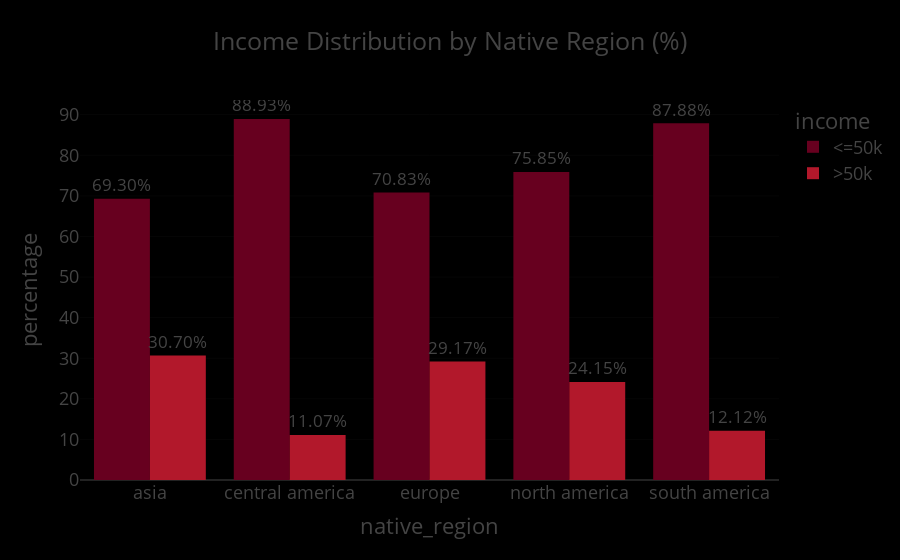

Source (notebook cell):
### Code cell
import plotly.express as px

# Plot the bar chart
fig = px.bar(
    adult_df_income_native_region,
    x='native_region',
    y='percentage',
    color='income',
    title='Income Distribution by Native Region (%)',
    barmode='group',
    height=500,
    color_discrete_sequence=px.colors.sequential.RdBu,
    text='percentage'
)

# Format the text on bars
fig.update_traces(texttemplate='%{text:.2f}%',)

fig.update_traces(textposition='outside')
fig.update_layout(template='presentation', paper_bgcolor='rgb(0, 0, 0)', plot_bgcolor='rgb(0, 0, 0)')

# Save in multiple formats
fig.write_image(os.path.join(results_dir, 'income_distribution_by_nativeregion_bar_plot.jpg'))
fig.write_image(os.path.join(results_dir, 'income_distribution_by_nativeregion_bar_plot.png'))
fig.write_html(os.path.join(results_dir, 'income_distribution_by_nativeregion_bar_plot.html'))


# Show the figure
fig.show()

### Figure 1 — Plotly figure (JSON) as saved in the notebook; plotly's stock layout.template omitted (floating-point values rounded to 4 significant figures)
{"data": [{"alignmentgroup": "True", "hovertemplate": "income=<=50k<br>native_region=%{x}<br>percentage=%{text}<extra></extra>", "legendgroup": "<=50k", "marker": {"color": "rgb(103,0,31)", "pattern": {"shape": ""}}, "name": "<=50k", "offsetgroup": "<=50k", "orientation": "v", "showlegend": true, "text": [69.3, 88.93, 70.83, 75.85, 87.88], "textposition": "outside", "texttemplate": "%{text:.2f}%", "type": "bar", "x": ["asia", "central america", "europe", "north america", "south america"], "xaxis": "x", "y": [69.3, 88.93, 70.83, 75.85, 87.88], "yaxis": "y"}, {"alignmentgroup": "True", "hovertemplate": "income=>50k<br>native_region=%{x}<br>percentage=%{text}<extra></extra>", "legendgroup": ">50k", "marker": {"color": "rgb(178,24,43)", "pattern": {"shape": ""}}, "name": ">50k", "offsetgroup": ">50k", "orientation": "v", "showlegend": true, "text": [30.7, 11.07, 29.17, 24.15, 12.12], "textposition": "outside", "texttemplate": "%{text:.2f}%", "type": "bar", "x": ["asia", "central america", "europe", "north america", "south america"], "xaxis": "x", "y": [30.7, 11.07, 29.17, 24.15, 12.12], "yaxis": "y"}], "layout": {"autosize": true, "barmode": "group", "legend": {"title": {"text": "income"}, "tracegroupgap": 0}, "paper_bgcolor": "rgb(0, 0, 0)", "plot_bgcolor": "rgb(0, 0, 0)", "title": {"text": "Income Distribution by Native Region (%)"}, "xaxis": {"anchor": "y", "autorange": true, "domain": [0, 1], "range": [-0.5, 4.5], "title": {"text": "native_region"}, "type": "category"}, "yaxis": {"anchor": "x", "autorange": true, "domain": [0, 1], "range": [0, 93.61], "title": {"text": "percentage"}, "type": "linear"}}}
